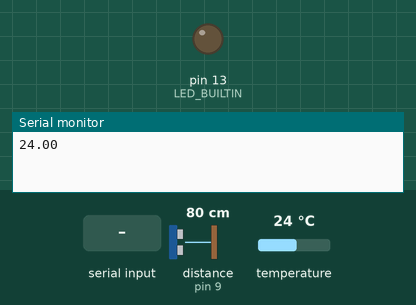
Simulated run of this sketch. Board: Arduino Uno, built with avr-gcc and run on an emulated ATmega328P. Parts: output pins drawn as LEDs (lit = HIGH), the last lines printed to the serial monitor. Wiring (inferred from the names in the program): ultrasonic range finder: trigger pin 12; echo pin 9. The test bench sets the inputs (shaded band); at power-on: distance to the obstacle (sensor on pin 9) 80 cm, temperature 24 °C. The echo pulse lasts 58.3 µs per cm; pins used as bus, display or sensor lines are not drawn.

Above: at 1.6 s.
1.7 s: "up" received over Serial
At 2.1 s:
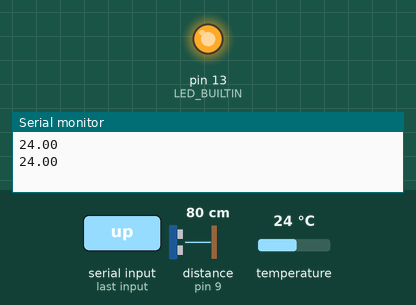
3.2 s: "down" received over Serial
At 4.3 s:
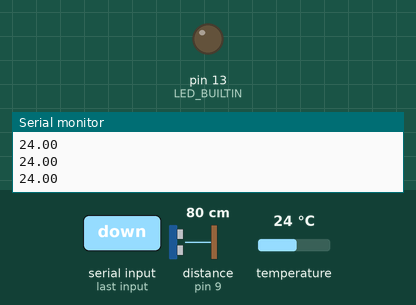
Timing chart, 0 to 6.2 s (numbered marks = the images above; inputs shaded):
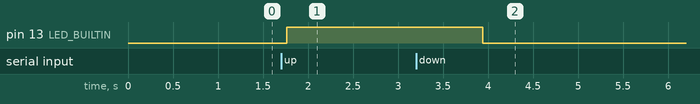

The sketch:

arduino.ino
```cpp
#include <OneWire.h>
#include <DallasTemperature.h>

#define trigPin 12
#define echoPin 9
int dcLeft = 10;
int dcRight = 11;
short int leftMotor;
short int rightMotor;
bool moving = false;
bool idle = true;

OneWire oneWire(2);
DallasTemperature sensors(&oneWire);

void setup() {
  Serial.begin(9600);
  String readString;
  pinMode(LED_BUILTIN, OUTPUT);
  pinMode(dcLeft, OUTPUT);
  pinMode(dcRight, OUTPUT);
  pinMode(trigPin, OUTPUT); //Pin, do którego podłączymy trig jako wyjście
  pinMode(echoPin, INPUT); //a echo, jako wejście
  sensors.begin();
}

int zmierzOdleglosc() {
  long czas, dystans;
  digitalWrite(trigPin, LOW);
  delayMicroseconds(2);
  digitalWrite(trigPin, HIGH);
  delayMicroseconds(10);
  digitalWrite(trigPin, LOW);
  czas = pulseIn(echoPin, HIGH);
  dystans = czas / 58;
  return dystans;
}

void loop() {
  String readString;
  String servo1;
  String servo2;

  long dyst = zmierzOdleglosc();
    //Serial.println(zmierzOdleglosc());
    if (dyst < 10){
      leftMotor = 0;
      rightMotor = 0;
      analogWrite(dcRight, 0);
      delay(50);
      analogWrite(dcLeft, 0);
      delay(50);
      idle = true;
      moving = false;
    }
    delay(50);
    sensors.requestTemperatures();
    Serial.println(sensors.getTempCByIndex(0));
    delay(50);

  while (Serial.available() > 0) {
    delay(3);  //delay to allow buffer to fill
    if (Serial.available() >0) {
      char c = Serial.read();  //gets one byte from serial buffer
      readString += c; //makes the string readString
    }
  }

  if (readString.length() >0) {

      if(readString == "up"){
//        Serial.println("received up");
        digitalWrite(LED_BUILTIN, HIGH);
        idle = false;
        if(leftMotor <= 245){
          if(leftMotor == 0){
            leftMotor = 100;
          }
          leftMotor +=50;
        }
        if(rightMotor <= 245){
          if(rightMotor == 0){
            rightMotor = 100;
          }
          rightMotor +=50;
        }
      }
      else if(readString == "down"){
//        Serial.println("received down");
        digitalWrite(LED_BUILTIN, LOW);
        if(leftMotor >= 150){
          leftMotor -= 50;
        }
        else{
          leftMotor = 0;
        }
        if(rightMotor >= 150){
          rightMotor -=50;
        }
        else{
          rightMotor = 0;
        }
        if(leftMotor == 0 && rightMotor == 0){
          moving = false;
          idle = true;
        }
      }
      else if(readString == "left"){
//        Serial.println("received left");
        if(leftMotor > rightMotor && leftMotor >= 150){
          leftMotor -= 50;
        }
        else if(leftMotor < 150){
          leftMotor = 0;
          moving = false;
        }
        else if(rightMotor <= 245){
          rightMotor += 50;
        }
      }
      else if(readString == "right"){
//        Serial.println("received right");
        if(rightMotor > leftMotor && rightMotor >= 150){
          rightMotor -=50;
        }
        else if(rightMotor < 150){
          rightMotor = 0;
          moving = false;
        }
        else if(leftMotor <= 245){
          leftMotor += 50;
        }
      }

//      Serial.println("otrzymano wiadomosc");  //print to serial monitor to see number results

    readString="";
  }
  if(!idle){
    if(!moving){
      analogWrite(dcRight, 255);
      delay(200);
      analogWrite(dcLeft, 255);
      delay(1000);
      moving = true;
      idle = false;
    }
    analogWrite(dcRight, rightMotor);
    delay(50);
    analogWrite(dcLeft, leftMotor);
    delay(50);
  }
}
```

Measured:
- after the input at 1.7 s, pin 13 (LED_BUILTIN): LOW → HIGH after 0.06 s
- after the input at 3.2 s, pin 13 (LED_BUILTIN): HIGH → LOW after 0.74 s
